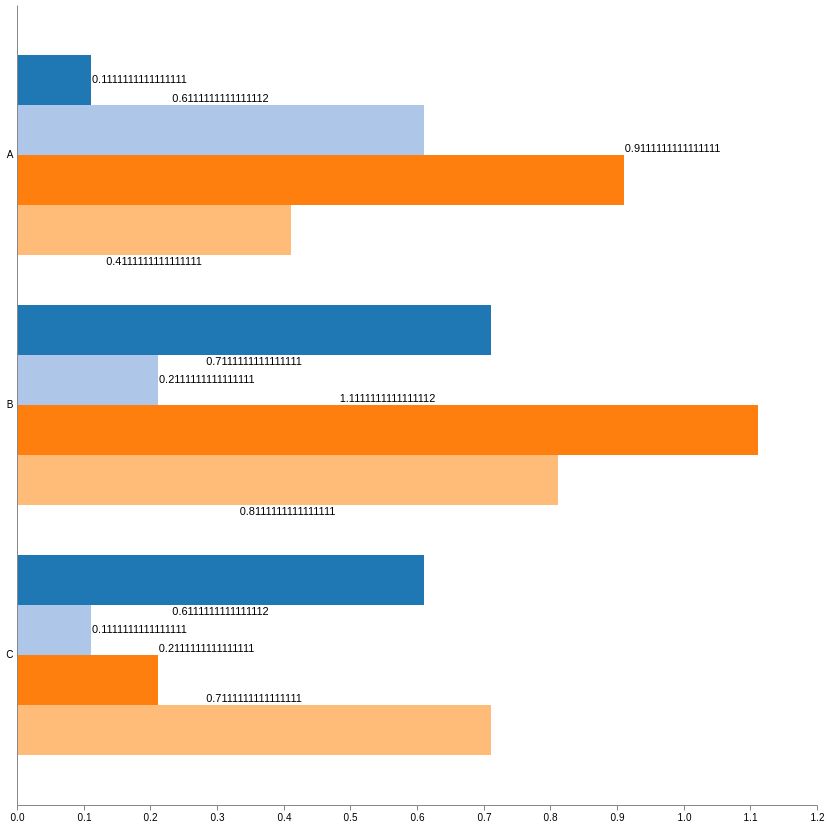

Express this chart as Vega-Lite.
### Vega specification from a JSON file in a GitHub repository (floating-point values rounded to 4 significant figures)
{"$schema": "https://vega.github.io/schema/vega/v4.json", "width": 800, "height": 800, "padding": 5, "data": [{"name": "table", "values": [{"category": "A", "position": 0, "value": 0.1111}, {"category": "A", "position": 1, "value": 0.6111}, {"category": "A", "position": 2, "value": 0.9111}, {"category": "A", "position": 3, "value": 0.4111}, {"category": "B", "position": 0, "value": 0.7111}, {"category": "B", "position": 1, "value": 0.2111}, {"category": "B", "position": 2, "value": 1.111}, {"category": "B", "position": 3, "value": 0.8111}, {"category": "C", "position": 0, "value": 0.6111}, {"category": "C", "position": 1, "value": 0.1111}, {"category": "C", "position": 2, "value": 0.2111}, {"category": "C", "position": 3, "value": 0.7111}]}], "scales": [{"name": "yscale", "type": "band", "domain": {"data": "table", "field": "category"}, "range": "height", "padding": 0.2}, {"name": "xscale", "type": "linear", "domain": {"data": "table", "field": "value"}, "range": "width", "round": true, "zero": true, "nice": true}, {"name": "color", "type": "ordinal", "domain": {"data": "table", "field": "position"}, "range": {"scheme": "category20"}}], "axes": [{"orient": "left", "scale": "yscale", "tickSize": 0, "labelPadding": 4, "zindex": 1}, {"orient": "bottom", "scale": "xscale"}], "marks": [{"type": "group", "from": {"facet": {"data": "table", "name": "facet", "groupby": "category"}}, "encode": {"enter": {"y": {"scale": "yscale", "field": "category"}}}, "signals": [{"name": "height", "update": "bandwidth('yscale')"}], "scales": [{"name": "pos", "type": "band", "range": "height", "domain": {"data": "facet", "field": "position"}}], "marks": [{"name": "bars", "from": {"data": "facet"}, "type": "rect", "encode": {"enter": {"y": {"scale": "pos", "field": "position"}, "height": {"scale": "pos", "band": 1}, "x": {"scale": "xscale", "field": "value"}, "x2": {"scale": "xscale", "value": 0}, "fill": {"scale": "color", "field": "position"}}}}, {"type": "text", "from": {"data": "bars"}, "encode": {"enter": {"x": {"field": "x2"}, "y": {"field": "y"}, "fill": {"value": "black"}, "text": {"field": "datum.value"}}}, "transform": [{"type": "label", "size": [800, 800], "distance": 10, "positionOrder": "1121"}]}]}]}
